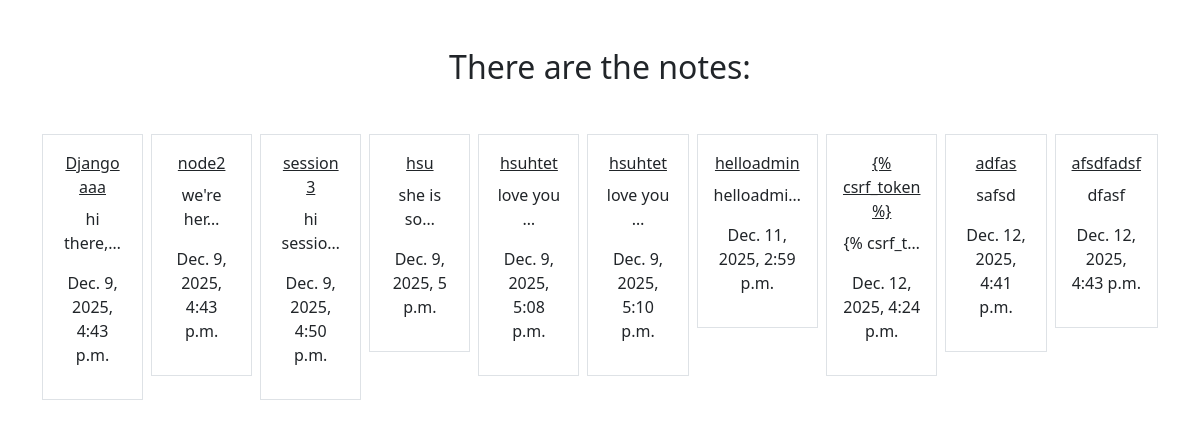
Before: /mynote/notes (signed in) with the older database file.
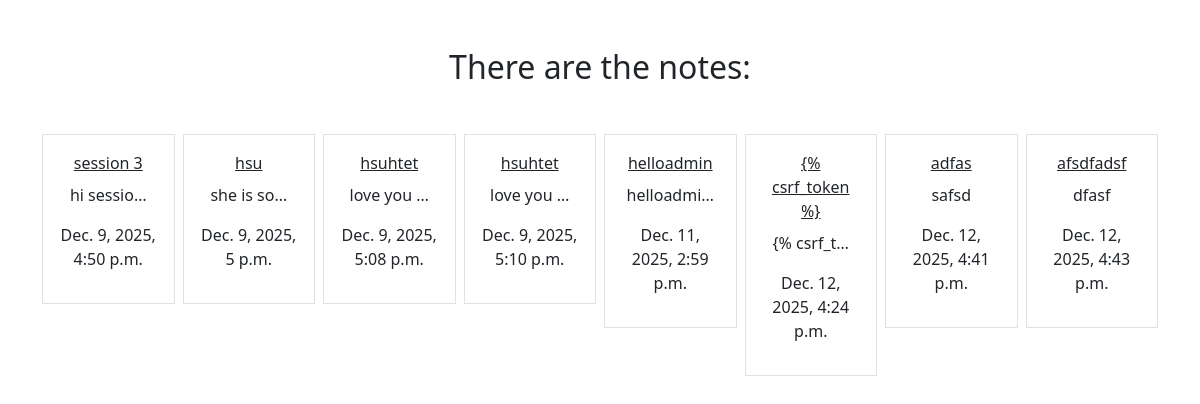
After: the same page with the newer database file.
### notes/models.py (models this page shows)
class Note(models.Model):
    title = models.CharField(max_length=200)
    content = models.TextField()
    created_at = models.DateTimeField(auto_now_add=True)
    updated_at = models.DateTimeField(auto_now=True)
    likes  = models.PositiveBigIntegerField(default=0)
    user  = models.ForeignKey(User, on_delete=models.CASCADE, related_name="notes")
    is_public = models.BooleanField(default=False)

### notes/views.py (the view)
# urls.py: path('notes', views.NotesListView.as_view(), name="notes.list"),
class NotesListView(LoginRequiredMixin, ListView):
    model = Notes
    context_object_name = "notes"
    template_name = "notes/notes-list.html"
    login_url = "/admin"
    def get_queryset(self):
        return self.request.user.notes.all()

### notes/templates/notes/notes-list.html
{% extends  "base.html" %}
{% block content %}
    <h2 class="my-5">There are the notes:</h2>
    <div class="row row-cols3 g-2">
        {% for note in notes %}
        <div class="col">
            <div class="p-3 border">
                <a href="{% url 'notes.detail' pk=note.id %}" class="text-dark text-center">{{ note.title }}</a><h3></h3>
                <p>{{ note.content|truncatechars:10 }}</p>
                <p>{{ note.created_at }}</p>
            </div>
        </div>
        {% endfor %}
    </div>
{% endblock %}

### static/templates/base.html (shortened to what this page needs)
{% load static %}
<html>
    <head>
        <link href="https://cdn.jsdelivr.net/npm/bootstrap@5.0.1/dist/css/bootstrap.min.css" rel="stylesheet">
    </head>
    <body>
      <div class="my-5 text-center container">
        {% block content %}
        {% endblock %}
      </div>
    </body>
</html>

Changed rows visible on the page:
removed Note: title "Django aaa", content "hi there,…", created_at "Dec. 9, 2025, 4:43 p.m."
removed Note: title "node2", content "we're her…", created_at "Dec. 9, 2025, 4:43 p.m."
